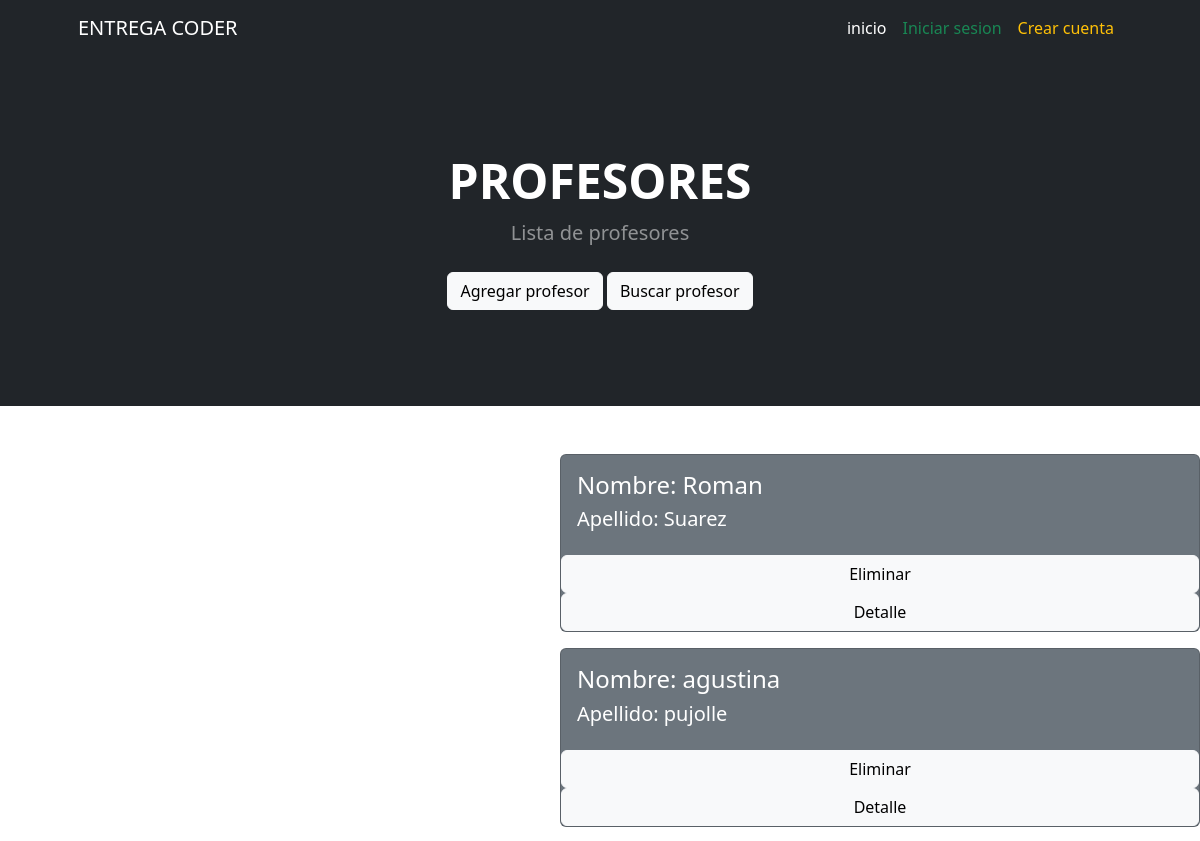
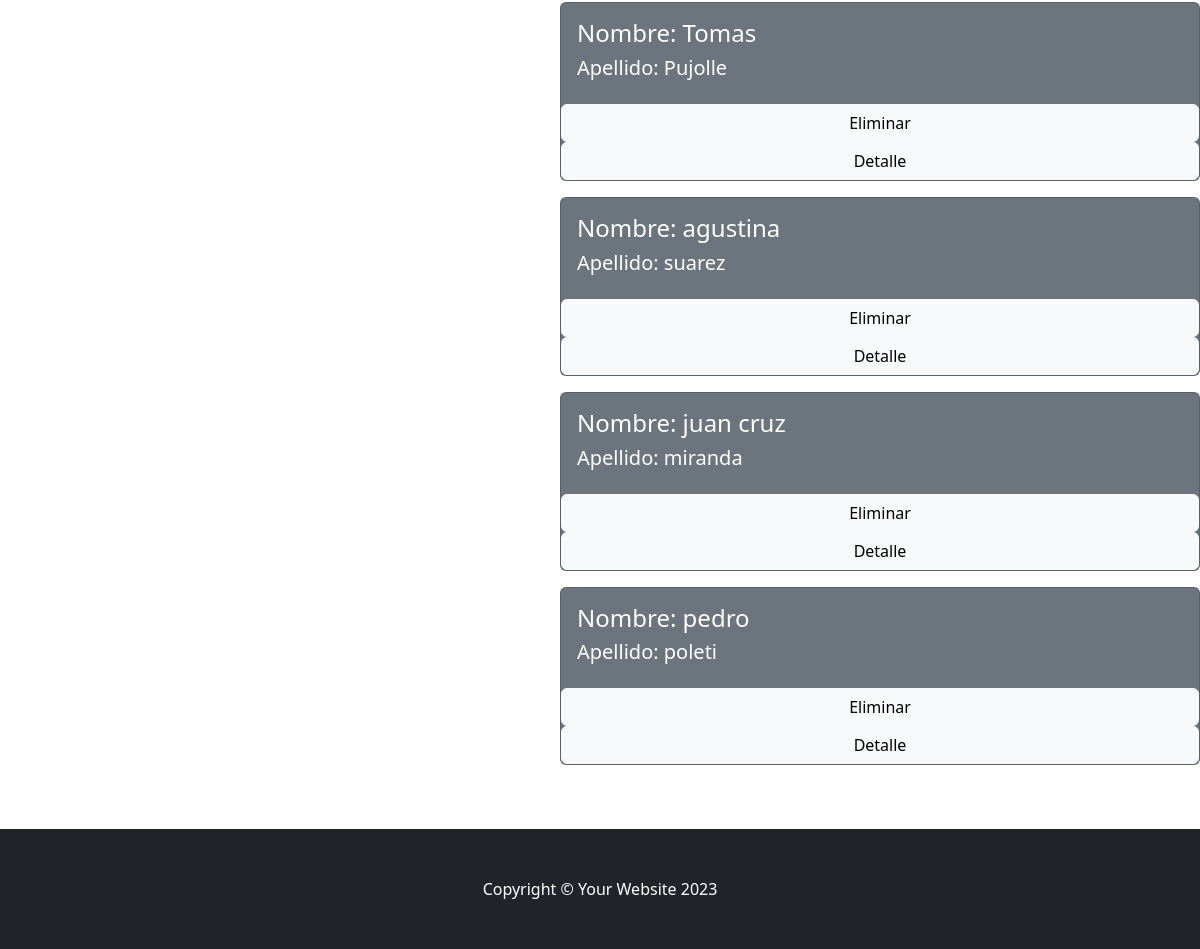
Screenshot of /mostrar_profesores/ with the database file from the repository (2 pictures, top to bottom).
### AppEntrega/models.py (models this page shows, shortened)
class Profesor(models.Model):
    nombre = models.CharField(max_length=20)
    apellido = models.CharField(max_length=20)
    materia = models.CharField(max_length=20)
    email = models.EmailField()

### AppEntrega/views.py (the view)
# urls.py: path('mostrar_profesores/', views.mostrar_profesores, name='mostrar_profesores'),
def mostrar_profesores(request):
    profesores = Profesor.objects.all()
    contexto= {"profesores":profesores}
    return render(request, "AppEntrega/mostrar_profesores.html",contexto)

### AppEntrega/templates/AppEntrega/mostrar_profesores.html (shortened to what this page needs)
{% extends 'AppEntrega/base.html' %}
{% load static %}
{% block header %}
        <header class="bg-dark py-5">
            <div class="container px-5">
                <div class="row gx-5 justify-content-center">
                    <div class="col-lg-6">
                        <div class="text-center my-5">
                            <h1 class="display-5 fw-bolder text-white mb-2">PROFESORES</h1>
                            <p class="lead text-white-50 mb-4">Lista de profesores</p>
                            <a href="{% url 'profesores' %}" type="button" class="btn btn-light">Agregar profesor</a>
                            <a href="{% url 'buscar_profesor' %}" type="button" class="btn btn-light">Buscar profesor</a>
                        </div>
                    </div>
                </div>
            </div>
        </header>
        {% endblock header %}
{% block main %}
{% for p in profesores %}
<div class="card text-white bg-secondary mb-3" style="width: 40rem; margin-left: 35rem;">
    <div class="card-body">
        <h4 class="card-title">Nombre: {{ p.nombre }}</h4>
        <h5 class="card-title">Apellido: {{ p.apellido }}</h5>
    </div>
    <a href="{% url 'eliminar_profesor' p.id %}" type="button" class="btn btn-light">Eliminar</a>
    <a href="{% url 'profesor_detalle' p.id %}" type="button" class="btn btn-light">Detalle</a>
  </div>
{% endfor %}
{% endblock main %}

### rows the page displays
Profesor: nombre "Roman", apellido "Suarez"
Profesor: nombre "agustina", apellido "pujolle"
Profesor: nombre "Tomas", apellido "Pujolle"
Profesor: nombre "agustina", apellido "suarez"
Profesor: nombre "juan cruz", apellido "miranda"
Profesor: nombre "pedro", apellido "poleti"
